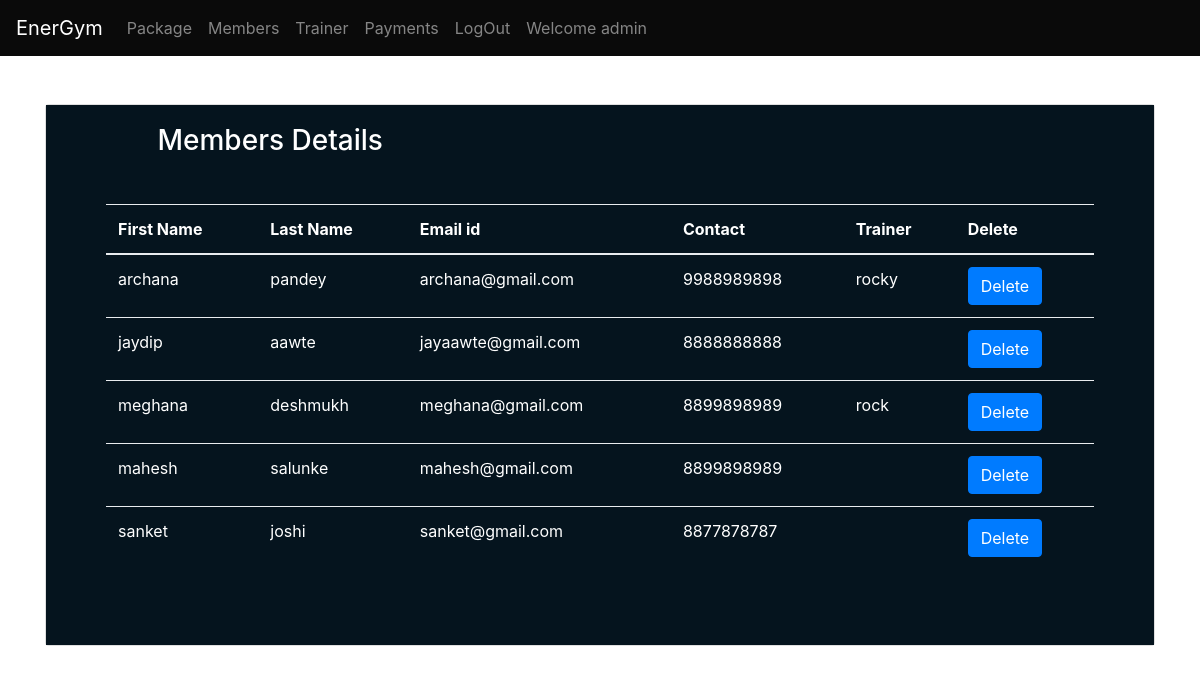
/member_details.php (signed in), run on the app's committed database.
### tables this page shows
CREATE TABLE `members` (
  `member_id` int(11) NOT NULL,
  `fname` varchar(40) NOT NULL,
  `lname` varchar(40) NOT NULL,
  `email` varchar(40) NOT NULL,
  `username` varchar(50) NOT NULL,
  `password` varchar(50) NOT NULL,
  `contact` varchar(40) NOT NULL,
  `member_trainer` int(11) NOT NULL DEFAULT '0',
  `gender` varchar(20) NOT NULL DEFAULT 'male',
  `package` int(11) NOT NULL,
  `payment` int(11) NOT NULL,
  `batch` int(11) NOT NULL,
  `status` varchar(10) NOT NULL
);

CREATE TABLE `trainer` (
  `Trainer_id` int(20) NOT NULL,
  `Name` varchar(40) NOT NULL,
  `phone` bigint(20) NOT NULL,
  `address` varchar(50) NOT NULL,
  `specialist` varchar(30) NOT NULL,
  `sallary` bigint(20) NOT NULL
);

### function.php (the view, shortened to what this page needs)
<?php
$con=mysqli_connect("localhost","root","","energym");
 function get_member_details(){
    global $con;
    $query="select * from members";
    $member_details=mysqli_query($con,$query);
    while ($row=mysqli_fetch_array($member_details)){
         $fname=$row ['fname'];
    $lname=$row['lname'];
    $email=$row['email'];
    $contact=$row['contact'];
    $member_trainer=$row['member_trainer'];
    $query2="select * from trainer where Trainer_id=".$member_trainer;
    $trainer=mysqli_query($con,$query2);
    $trainer_name=mysqli_fetch_array($trainer);
      echo '<tr>
          <td>'.$fname.'</td>
        <td>'.$lname.'</td>
            <td>'.$email.'</td>
            <td>'.$contact.'</td>
          <td>'.$trainer_name['Name'].'</td>
          <td><a href="includes/deletemember.php?deleteid='.$row['member_id'].'" class="btn btn-primary">Delete</a></td>
        </tr>';
    }
}
?>

### data on the page
members: fname "archana", lname "pandey", email "archana@gmail.com", contact "9988989898", trainer.Name "rocky"
members: fname "jaydip", lname "aawte", email "jayaawte@gmail.com", contact "8888888888"
members: fname "meghana", lname "deshmukh", email "meghana@gmail.com", contact "8899898989", trainer.Name "rock"
members: fname "mahesh", lname "salunke", email "mahesh@gmail.com", contact "8899898989"
members: fname "sanket", lname "joshi", email "sanket@gmail.com", contact "8877878787"

### other printed values
$_SESSION['admin'] "admin"
